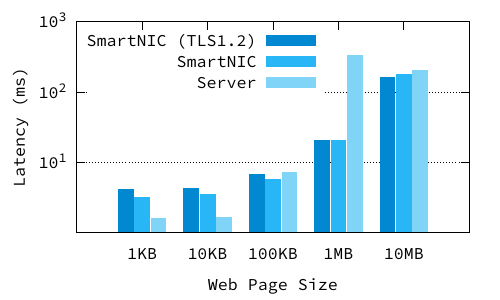

Generate this figure with gnuplot:
# This plot a round trip latency

set terminal pdf enhanced font "SourceCodePro,18"
set output "single_core_latency.pdf"

color1 = "#0288D1"; color2 = "#29B6F6"; color3 = "#80D4F8"
set style data histogram
set style histogram cluster gap 1
set style fill solid
set boxwidth 0.9
set xtics format ""
set xlabel "Web Page Size"
set grid ytics
set ylabel "Latency (ms)"
set format y "10^{{%L}}"
set logscale y 10
set yrange [1:1000]
set ytics (0, 10, 100, 1000)
set key top left

plot "single_core_latency.dat" using 2:xtic(1) title "SmartNIC (TLS1.2)" linecolor rgb color1,   \
     "single_core_latency.dat" using 3 title "SmartNIC" linecolor rgb color2,   \
     "single_core_latency.dat" using 4 title "Server" linecolor rgb color3
